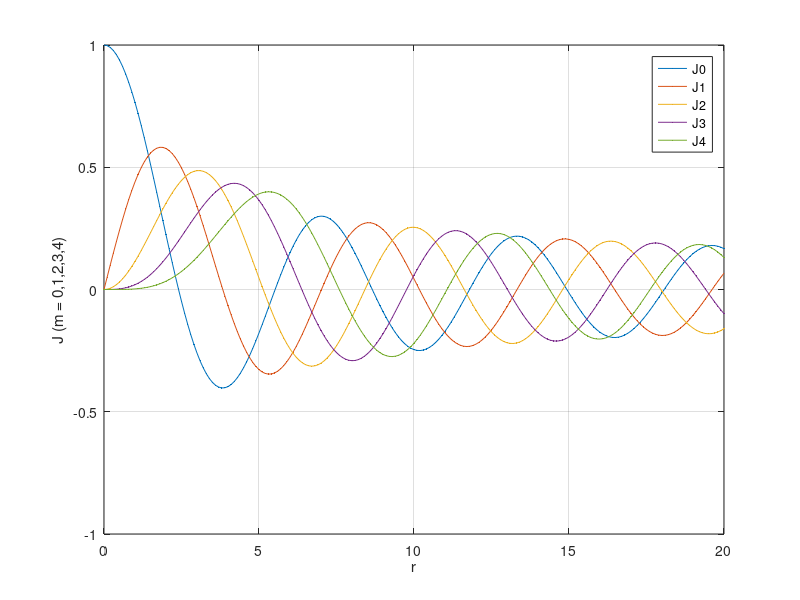

MATLAB code to generate this figure:
clear all; close all; clc;

r = 0:0.1:20; %Defining the domain with 201 columns

J0 = besselj(0,r); %Solution of Bessel function with m = 0
plot(r,J0, '.-', 'markersize',3); hold on

J1 = besselj(1,r); %Solution of Bessel function with m = 1
plot(r,J1, '.-', 'markersize',3); hold on

J2 = besselj(2,r); %Solution of Bessel function with m = 2
plot(r,J2, '.-', 'markersize',3); hold on

J3 = besselj(3,r); %Solution of Bessel function with m = 3
plot(r,J3, '.-', 'markersize',3); hold on

J4 = besselj(4,r); %Solution of Bessel function with m = 4
plot(r,J4, '.-', 'markersize',3); hold on

grid on
xlabel('r')
ylabel('J (m = 0,1,2,3,4)')
legend('J0','J1','J2','J3','J4','Location','Best')